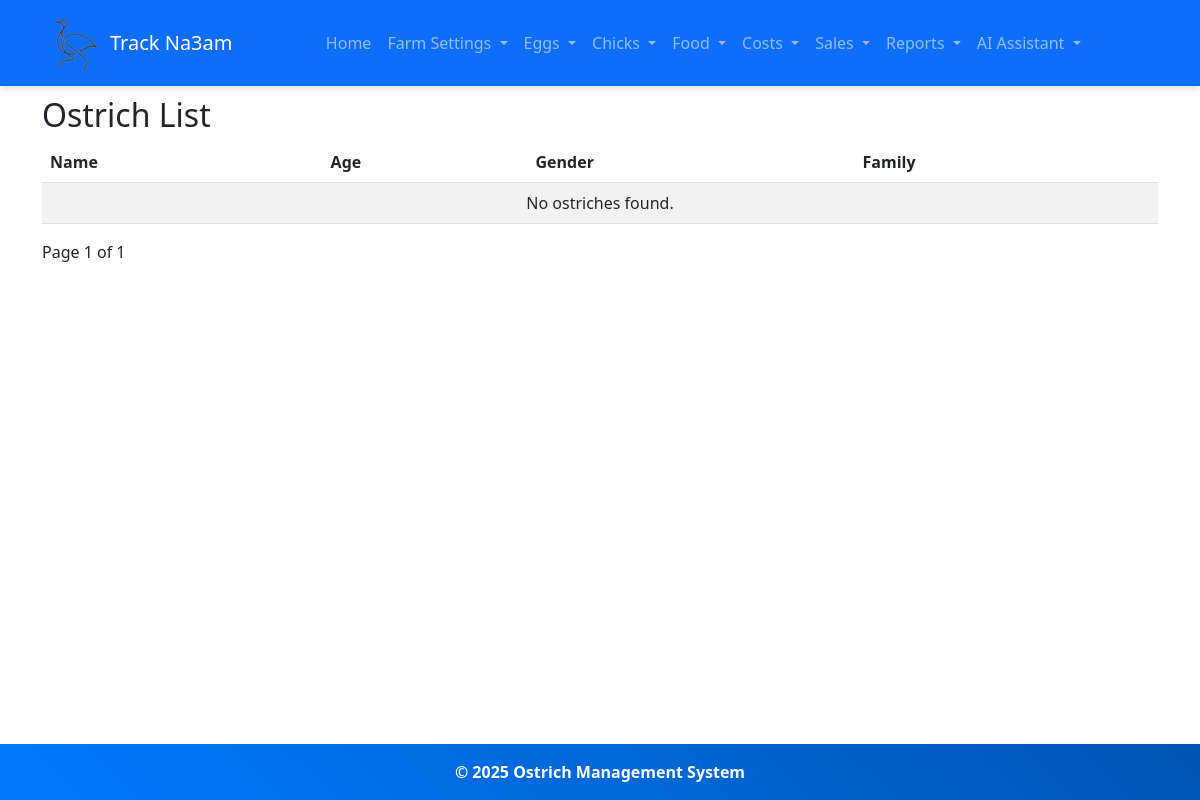
The page /farm_settings/ostriches/ on the database as committed earlier.
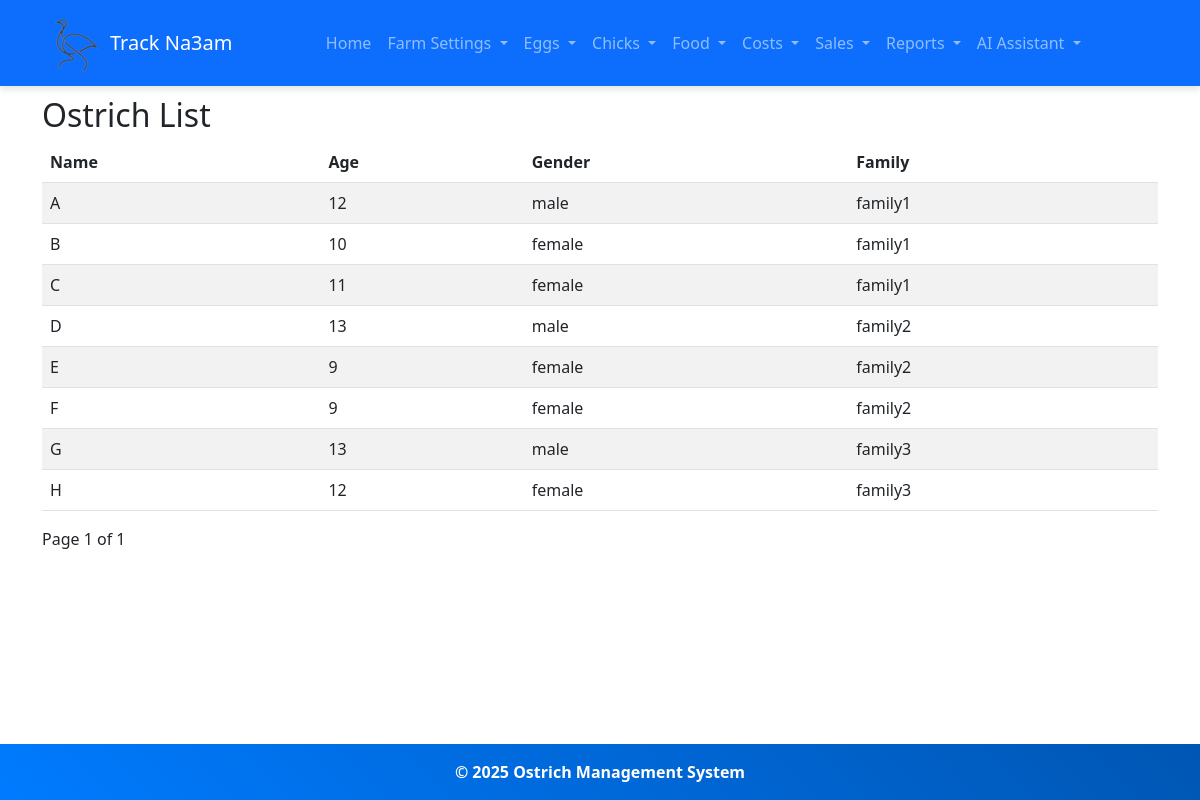
The same page on the database as committed later.
### ostrich/models.py (models this page shows, shortened)
class Ostrich(models.Model):
    gender_choices= (
        ('male','male'),
        ('female','female')
    )
    existance_choices = (
        ('exists','exists'),
        ('sold', 'sold'),
        ('slaughtered','Slaughtered')
    )
    family = models.ForeignKey(Family, on_delete=models.CASCADE, related_name='ostriches')
    name = models.CharField(max_length=100)
    age = models.IntegerField(blank=True, null=True)
    gender = models.CharField(max_length= 100, choices = gender_choices, null=True)
    status = models.CharField(max_length= 100, default="exists",choices = existance_choices, null=True)

class Family(models.Model):
    Family_name = models.CharField(max_length=100, null=True)
    pitch = models.ForeignKey(Pitch, on_delete=models.CASCADE, related_name='families')

### ostrich/views.py (the view)
# urls.py: path('farm_settings/ostriches/', views.ostrich_list, name='ostrich_list'),
def ostrich_list(request):
    ostriches = Ostrich.objects.all().filter(status = 'exists').order_by('family__Family_name', 'name')
    paginator = Paginator(ostriches, 10)  # Show 10 ostriches per page
    page_number = request.GET.get('page')
    page_ostriches = paginator.get_page(page_number)
    return render(request, 'farm_settings/ostrich_list.html', {'ostriches': page_ostriches})

### templates/farm_settings/ostrich_list.html (shortened to what this page needs)
{% extends 'base.html' %}
{% block content %}
<h2>Ostrich List</h2>
<table class="table table-striped">
    <thead>
        <tr>
            <th>Name</th>
            <th>Age</th>
            <th>Gender</th>
            <th>Family</th>
        </tr>
    </thead>
    <tbody>
        {% for ostrich in ostriches %}
        <tr>
            <td>{{ ostrich.name }}</td>
            <td>{{ ostrich.age }}</td>
            <td>{{ ostrich.gender }}</td>
            <td>{{ ostrich.family.Family_name }}</td>
        </tr>
        {% empty %}
        <tr>
            <td colspan="4" class="text-center">No ostriches found.</td>
        </tr>
        {% endfor %}
    </tbody>
</table>
<div class="pagination">
    <span>Page {{ ostriches.number }} of {{ ostriches.paginator.num_pages }}</span>
</div>
{% endblock %}

Rows that differ between the two databases and show on the page:
added Ostrich: name "A", age "12", gender "male", family.Family_name "family1"
added Ostrich: name "B", age "10", gender "female", family.Family_name "family1"
added Ostrich: name "C", age "11", gender "female", family.Family_name "family1"
added Ostrich: name "D", age "13", gender "male", family.Family_name "family2"
added Ostrich: name "E", age "9", gender "female", family.Family_name "family2"
added Ostrich: name "F", age "9", gender "female", family.Family_name "family2"
added Ostrich: name "G", age "13", gender "male", family.Family_name "family3"
added Ostrich: name "H", age "12", gender "female", family.Family_name "family3"
Other text that changed with them:
text no longer shown: "No ostriches found."
